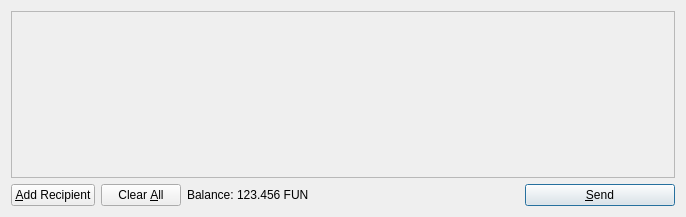
<?xml version="1.0" encoding="UTF-8"?>
<ui version="4.0">
 <class>SendCoinsDialog</class>
 <widget class="QDialog" name="SendCoinsDialog">
  <property name="geometry">
   <rect>
    <x>0</x>
    <y>0</y>
    <width>686</width>
    <height>217</height>
   </rect>
  </property>
  <property name="windowTitle">
   <string>Send Coins</string>
  </property>
  <layout class="QVBoxLayout" name="verticalLayout">
   <item>
    <widget class="QScrollArea" name="scrollArea">
     <property name="widgetResizable">
      <bool>true</bool>
     </property>
     <widget class="QWidget" name="scrollAreaWidgetContents">
      <property name="geometry">
       <rect>
        <x>0</x>
        <y>0</y>
        <width>666</width>
        <height>165</height>
       </rect>
      </property>
      <layout class="QVBoxLayout" name="verticalLayout_2">
       <property name="margin">
        <number>0</number>
       </property>
       <item>
        <layout class="QVBoxLayout" name="entries">
         <property name="spacing">
          <number>6</number>
         </property>
        </layout>
       </item>
       <item>
        <spacer name="verticalSpacer">
         <property name="orientation">
          <enum>Qt::Vertical</enum>
         </property>
         <property name="sizeHint" stdset="0">
          <size>
           <width>20</width>
           <height>40</height>
          </size>
         </property>
        </spacer>
       </item>
      </layout>
     </widget>
    </widget>
   </item>
   <item>
    <layout class="QHBoxLayout" name="horizontalLayout">
     <item>
      <widget class="QPushButton" name="addButton">
       <property name="toolTip">
        <string>Send to multiple recipients at once</string>
       </property>
       <property name="text">
        <string>&amp;Add Recipient</string>
       </property>
       <property name="icon">
        <iconset resource="../bitcoin.qrc">
         <normaloff>:/icons/add</normaloff>:/icons/add</iconset>
       </property>
       <property name="autoDefault">
        <bool>false</bool>
       </property>
      </widget>
     </item>
     <item>
      <widget class="QPushButton" name="clearButton">
       <property name="sizePolicy">
        <sizepolicy hsizetype="Minimum" vsizetype="Fixed">
         <horstretch>0</horstretch>
         <verstretch>0</verstretch>
        </sizepolicy>
       </property>
       <property name="toolTip">
        <string>Remove all transaction fields</string>
       </property>
       <property name="text">
        <string>Clear &amp;All</string>
       </property>
       <property name="icon">
        <iconset resource="../bitcoin.qrc">
         <normaloff>:/icons/remove</normaloff>:/icons/remove</iconset>
       </property>
       <property name="autoRepeatDelay">
        <number>300</number>
       </property>
       <property name="autoDefault">
        <bool>false</bool>
       </property>
      </widget>
     </item>
     <item>
      <layout class="QHBoxLayout" name="horizontalLayout_2">
       <property name="spacing">
        <number>3</number>
       </property>
       <item>
        <widget class="QLabel" name="label">
         <property name="text">
          <string>Balance:</string>
         </property>
        </widget>
       </item>
       <item>
        <widget class="QLabel" name="labelBalance">
         <property name="cursor">
          <cursorShape>IBeamCursor</cursorShape>
         </property>
         <property name="text">
          <string>123.456 FUN</string>
         </property>
         <property name="textInteractionFlags">
          <set>Qt::LinksAccessibleByMouse|Qt::TextSelectableByKeyboard|Qt::TextSelectableByMouse</set>
         </property>
        </widget>
       </item>
      </layout>
     </item>
     <item>
      <spacer name="horizontalSpacer">
       <property name="orientation">
        <enum>Qt::Horizontal</enum>
       </property>
       <property name="sizeHint" stdset="0">
        <size>
         <width>40</width>
         <height>20</height>
        </size>
       </property>
      </spacer>
     </item>
     <item>
      <widget class="QPushButton" name="sendButton">
       <property name="minimumSize">
        <size>
         <width>150</width>
         <height>0</height>
        </size>
       </property>
       <property name="toolTip">
        <string>Confirm the send action</string>
       </property>
       <property name="text">
        <string>&amp;Send</string>
       </property>
       <property name="icon">
        <iconset resource="../bitcoin.qrc">
         <normaloff>:/icons/send</normaloff>:/icons/send</iconset>
       </property>
       <property name="default">
        <bool>true</bool>
       </property>
      </widget>
     </item>
    </layout>
   </item>
  </layout>
 </widget>
 <resources>
  <include location="../bitcoin.qrc"/>
 </resources>
 <connections/>
</ui>
